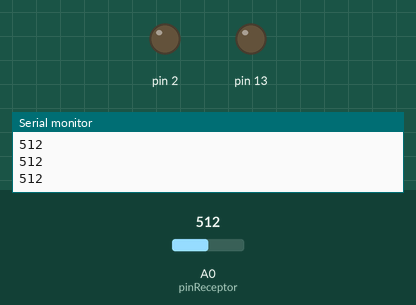
A sketch run on a simulated Arduino Uno, built with avr-gcc and run on an emulated ATmega328P. Shown: output pins drawn as LEDs (lit = HIGH), the last lines printed to the serial monitor. The inputs (shaded band) are chosen by the test bench; at power-on: A0 (pinReceptor) = 512.

Above: at 1.2 s.
1.3 s: A0 (pinReceptor) set to 34
2.8 s: A0 (pinReceptor) set to 28
At 3.1 s:
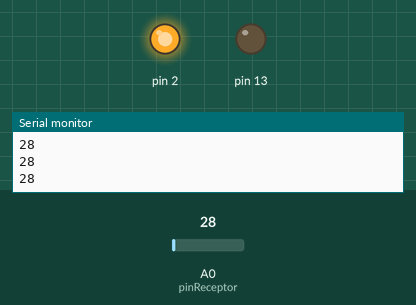
4.3 s: A0 (pinReceptor) set to 10
At 5.4 s:
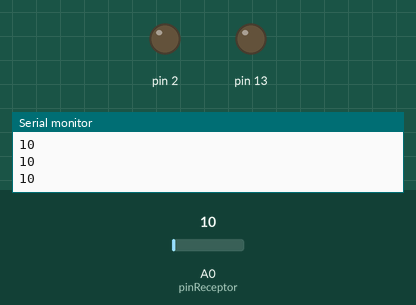
5.8 s: A0 (pinReceptor) set to 29
At 6.6 s:
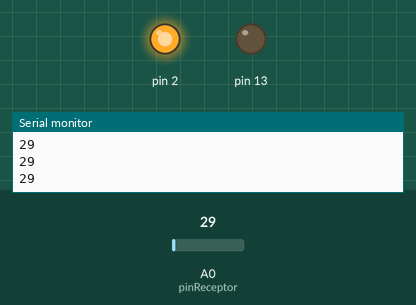
Timing chart, 0 to 8.3 s (numbered marks = the images above; inputs shaded):
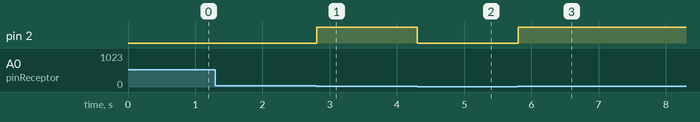

The sketch:

CNY70-if.ino
```cpp
int pinReceptor = A0;
int sensorVal;
void setup(){
Serial.begin(9600);
pinMode(13, OUTPUT);
pinMode(2, OUTPUT);
}

void loop(){
sensorVal = analogRead(pinReceptor);
Serial.println(sensorVal);
if(sensorVal>=19&&sensorVal<=20){
  digitalWrite(13,HIGH);
  }else{
    digitalWrite(13,LOW);
    }
if(sensorVal>=27&&sensorVal<=30){
  digitalWrite(2,HIGH);
  }else{
    digitalWrite(2,LOW);
    }
}
```

Measured:
- the behaviour switches between 31 and 30 on A0 (pinReceptor) (found by bisection; images 0 and 1)
- after the input at 2.8 s, pin 2: LOW → HIGH at once
- after the input at 4.3 s, pin 2: HIGH → LOW at once
- after the input at 5.8 s, pin 2: LOW → HIGH at once
